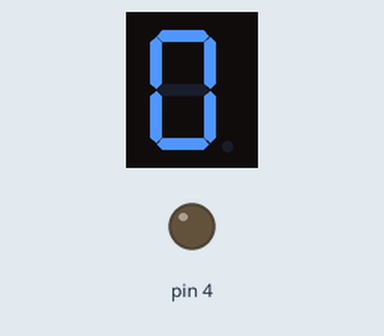
Simulated run of this sketch. Board: Arduino Uno, built with avr-gcc and run on an emulated ATmega328P. Shown: 1-digit seven-segment display, output pins drawn as LEDs (lit = HIGH). Wiring (inferred from the names in the program): 1-digit 7-segment display, segments lit when HIGH: segments pin 7, pin 6, pin 5, pin 11, pin 10, pin 8, pin 9. The segment pins are drawn as the display they are named for; pins used as bus, display or sensor lines are not drawn.

Above: at 0.1 s.
At 5.1 s:
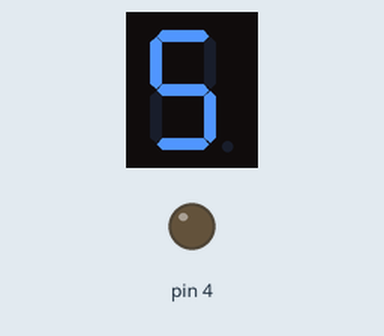
At 10.1 s:
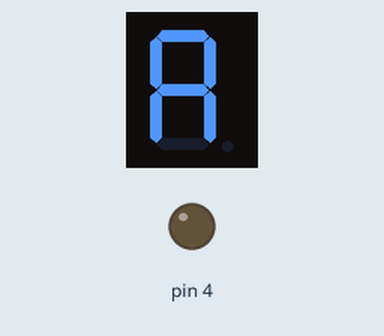
At 12.1 s:
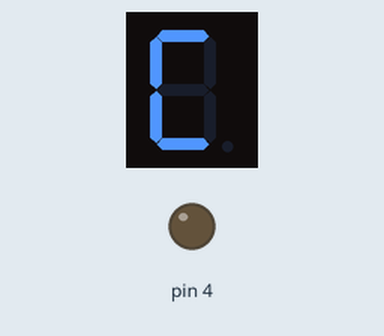
At 14.1 s:
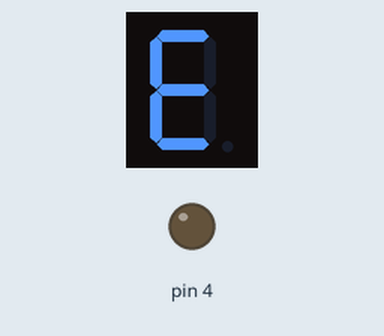
At 15.1 s:
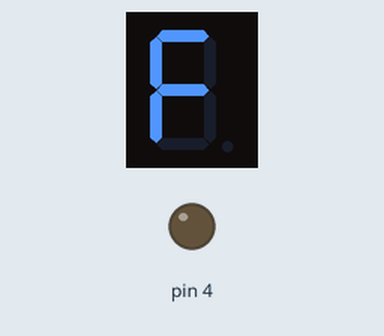

Measured:
- by itself, everything shown: repeats every 16.0 s, in 16 steps
- what the display in image 1 shows lasts 1.0 s, from 5.0 s to 6.0 s

The sketch:

oef1.ino
```cpp
int a=7;
int b=6;
int c=5;
int d=11;
int e=10;
int  f=8;
int g=9;
int dp=4;

int del = 1000;
//display number 1
void display1(void)
{
    digitalWrite(b,HIGH);
    digitalWrite(c,HIGH);
}
//display number2
void  display2(void)
{
    digitalWrite(a,HIGH);
    digitalWrite(b,HIGH);
    digitalWrite(g,HIGH);
  digitalWrite(e,HIGH);
    digitalWrite(d,HIGH);
}
// display number3
void display3(void)
{
    digitalWrite(a,HIGH);
    digitalWrite(b,HIGH);

  digitalWrite(c,HIGH);
    digitalWrite(d,HIGH);
    digitalWrite(g,HIGH);
}
// display number4
void display4(void)
{
    digitalWrite(f,HIGH);
    digitalWrite(b,HIGH);
    digitalWrite(g,HIGH);
  digitalWrite(c,HIGH);

}
// display number5
void display5(void)
{
    digitalWrite(a,HIGH);
    digitalWrite(f,HIGH);
    digitalWrite(g,HIGH);
  digitalWrite(c,HIGH);
    digitalWrite(d,HIGH);
}
// display number6
void  display6(void)
{
    digitalWrite(a,HIGH);
    digitalWrite(f,HIGH);
    digitalWrite(g,HIGH);
  digitalWrite(c,HIGH);
    digitalWrite(d,HIGH);
    digitalWrite(e,HIGH);
}
// display number7
void display7(void)
{
   digitalWrite(a,HIGH);
    digitalWrite(b,HIGH);
    digitalWrite(c,HIGH);
}
// display number8
void display8(void)
{
    digitalWrite(a,HIGH);
    digitalWrite(b,HIGH);
    digitalWrite(g,HIGH);
  digitalWrite(c,HIGH);
    digitalWrite(d,HIGH);
    digitalWrite(e,HIGH);
  digitalWrite(f,HIGH);
}
void clearDisplay(void)
{
    digitalWrite(a,LOW);
    digitalWrite(b,LOW);
    digitalWrite(g,LOW);
  digitalWrite(c,LOW);
    digitalWrite(d,LOW);
    digitalWrite(e,LOW);
  digitalWrite(f,LOW);
}
void display9(void)
{
    digitalWrite(a,HIGH);
    digitalWrite(b,HIGH);
    digitalWrite(g,HIGH);
  digitalWrite(c,HIGH);
    digitalWrite(d,HIGH);
  digitalWrite(f,HIGH);
}
void display0(void)
{
    digitalWrite(a,HIGH);
    digitalWrite(b,HIGH);
  digitalWrite(c,HIGH);
    digitalWrite(d,HIGH);
    digitalWrite(e,HIGH);
  digitalWrite(f,HIGH);
}

void displaya(){
  digitalWrite(a, HIGH);
  digitalWrite(b, HIGH);
  digitalWrite(c, HIGH);
  digitalWrite(e, HIGH);
  digitalWrite(f, HIGH);
  digitalWrite(g, HIGH);

}
void displayb(){
  digitalWrite(a, HIGH);
  digitalWrite(b, HIGH);
  digitalWrite(c, HIGH);
  digitalWrite(d, HIGH);
  digitalWrite(e, HIGH);
  digitalWrite(f, HIGH);
  digitalWrite(g, HIGH);

}
void displayc(){
  digitalWrite(a, HIGH);
  digitalWrite(d, HIGH);
  digitalWrite(e, HIGH);
  digitalWrite(f, HIGH);

}
void displayd(){
  digitalWrite(a, HIGH);
  digitalWrite(b, HIGH);
  digitalWrite(c, HIGH);
  digitalWrite(d, HIGH);
  digitalWrite(e, HIGH);
  digitalWrite(f, HIGH);

}
void displaye(){
  digitalWrite(a, HIGH);
  digitalWrite(d, HIGH);
  digitalWrite(e, HIGH);
  digitalWrite(f, HIGH);
  digitalWrite(g, HIGH);

}
void displayf(){
  digitalWrite(a, HIGH);
  digitalWrite(e, HIGH);
  digitalWrite(f, HIGH);
  digitalWrite(g, HIGH);
}
void setup()
{
    int i;
    for(i=4;i<=11;i++)
        pinMode(i,OUTPUT);
}
void loop()
{
    while(1)
    {   clearDisplay();
  display0();
        delay(del);
        clearDisplay();
        display1();
        delay(del);
        clearDisplay();
        display2();
        delay(del);
        clearDisplay();
        display3();
        delay(del);
        clearDisplay();
        display4();
        delay(del);
        clearDisplay();
        display5();
        delay(del);
        clearDisplay();
        display6();
        delay(del);
        clearDisplay();
        display7();
        delay(del);
        clearDisplay();
        display8();
        delay(del);
        clearDisplay();
        display9();
        delay(del);
        clearDisplay();
        displaya();
        delay(del);
        clearDisplay();
        displayb();
        delay(del);
        clearDisplay();
        displayc();
        delay(del);
        clearDisplay();
        displayd();
        delay(del);
        clearDisplay();
        displaye();
        delay(del);
        clearDisplay();
        displayf();
        delay(del);
        clearDisplay();
    }
}
```
